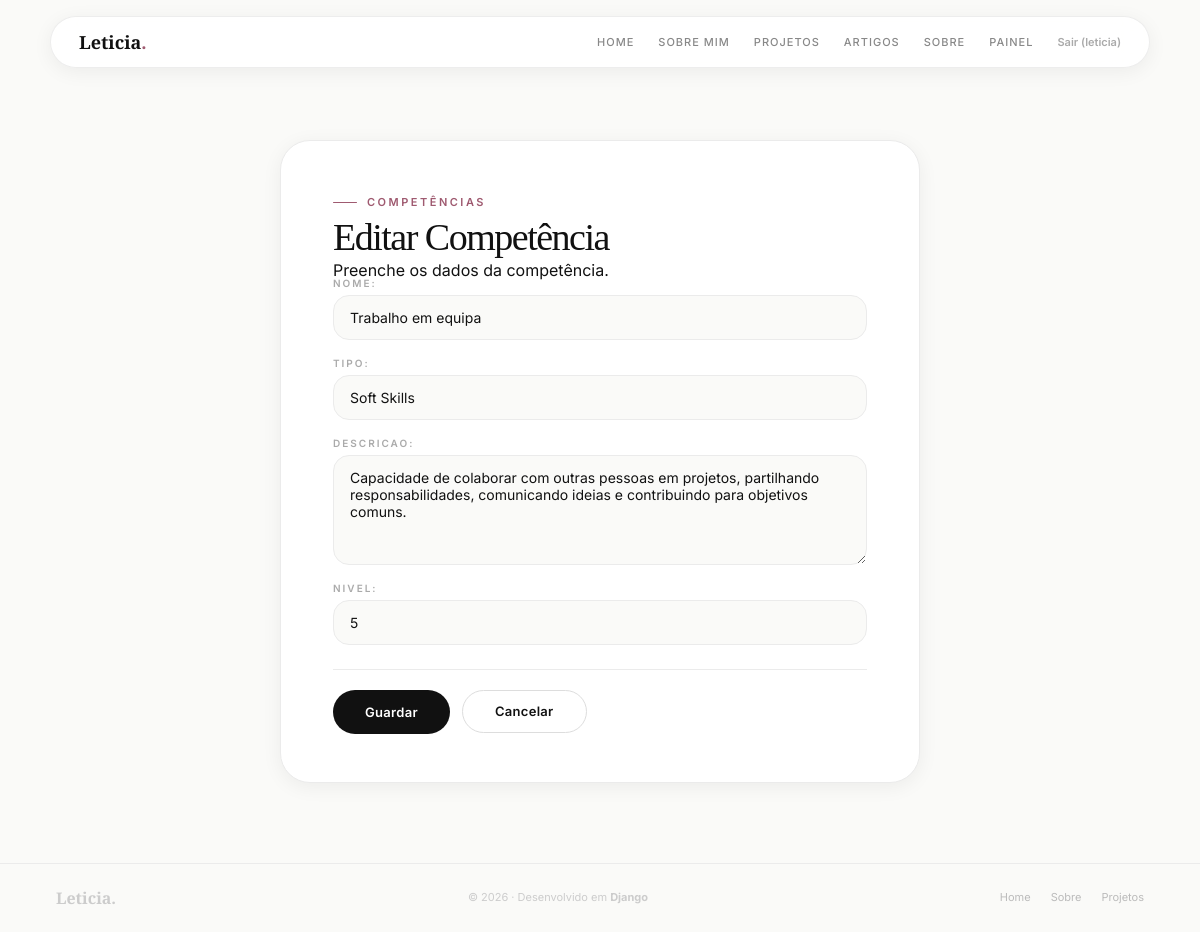
The page /portfolio/competencia/1/edita/ (signed in) on the database its author committed.
### portfolioPWEB/models.py (models this page shows, shortened)
class Competencia(models.Model):
    nome = models.CharField(max_length=100)
    tipo = models.CharField(max_length=50)
    descricao = models.TextField()
    nivel = models.IntegerField()
    class Meta:
        verbose_name = "Competência"
        verbose_name_plural = "Competências"

### portfolioPWEB/views.py (the view)
# urls.py: path("competencia/<int:competencia_id>/edita/", views.edita_competencia_view, name="edita_competencia"),
@login_required(login_url='login')
def edita_competencia_view(request, competencia_id):
    competencia = get_object_or_404(Competencia, id=competencia_id)
    form = CompetenciaForm(request.POST or None, instance=competencia)
    if form.is_valid():
        form.save()
        return redirect("competencias")
    return render(request, "portfolioPWEB/competenciaForm.html", {"form": form, "titulo": "Editar Competência", "competencia": competencia})

### portfolioPWEB/forms.py
class CompetenciaForm(forms.ModelForm):
    class Meta:
        model = Competencia
        fields = "__all__"
        widgets = {
            "descricao": forms.Textarea(attrs={"rows": 4}),
        }

### portfolioPWEB/templates/portfolioPWEB/competenciaForm.html (shortened to what this page needs)
{% extends "portfolioPWEB/base.html" %}
{% block content %}
<div class="form-page">
    <div class="form-card">
        <span class="section-label">Competências</span>
        <h2 style="font-family:var(--font-title);font-size:38px;font-weight:400;margin:10px 0 6px">
            {% if competencia %}Editar{% else %}Nova{% endif %} Competência
        </h2>
        <p class="form-desc">Preenche os dados da competência.</p>
        <form method="POST" enctype="multipart/form-data" class="styled-form">
            {{ form.as_p }}
            <div class="form-actions">
                <button type="submit" class="btn btn-primary">Guardar</button>
                <a href="{% url 'painel' %}" class="btn btn-outline">Cancelar</a>
            </div>
        </form>
    </div>
</div>
{% endblock %}

### portfolioPWEB/templates/portfolioPWEB/base.html (shortened to what this page needs)
{% load static %}
<!DOCTYPE html>
<html lang="pt">
<head>
    <link rel="stylesheet" href="{% static 'portfolioPWEB/styles.css' %}">
</head>
<body>
    <header id="siteHeader">
        <a href="{% url 'portfolio_home' %}" class="logo-link">
            <h1>Leticia<span>.</span></h1>
        </a>
        <nav id="mainNav">
            <a href="{% url 'portfolio_home' %}" class="nav-link">Home</a>
            <a href="{% url 'percurso' %}"       class="nav-link">Sobre Mim</a>
            <a href="{% url 'projetos' %}"        class="nav-link">Projetos</a>
            <a href="{% url 'artigos' %}"         class="nav-link">Artigos</a>
            <a href="{% url 'sobre' %}"           class="nav-link">Sobre</a>
            <a href="{% url 'painel' %}"          class="nav-link">Painel</a>
            {% if request.user.is_authenticated %}
                <a href="{% url 'logout' %}" class="nav-logout">Sair ({{ request.user.username }})</a>
            {% else %}
                <a href="{% url 'login' %}#login" class="nav-login">
                    <span class="nav-login-dot"></span>
                    Entrar
                </a>
            {% endif %}
        </nav>
    </header>
    <main>
        {% block content %}{% endblock %}
    </main>
    <footer>
        <div class="footer-brand">Leticia.</div>
        <p class="footer-copy">© 2026 · Desenvolvido em <strong>Django</strong></p>
        <div class="footer-links">
            <a href="{% url 'portfolio_home' %}">Home</a>
            <a href="{% url 'sobre' %}">Sobre</a>
            <a href="{% url 'projetos' %}">Projetos</a>
        </div>
    </footer>
    {% load django_browser_reload %}
</body>
</html>

### rows shown on the page
Competencia: nome "Trabalho em equipa", tipo "Soft Skills", descricao "Capacidade de colaborar com outras pessoas em projetos, partilhando responsabilidades, comunicando ideias e contribuindo para objetivos comuns.", nivel "5"

### other values the page prints
{{ request.user.username }} "leticia"
